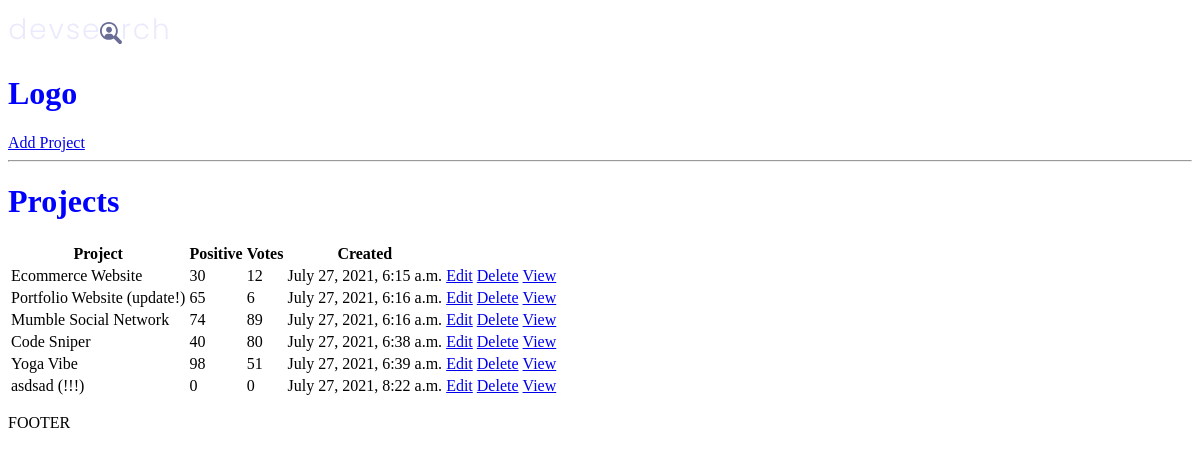
Before: / with the older database file.
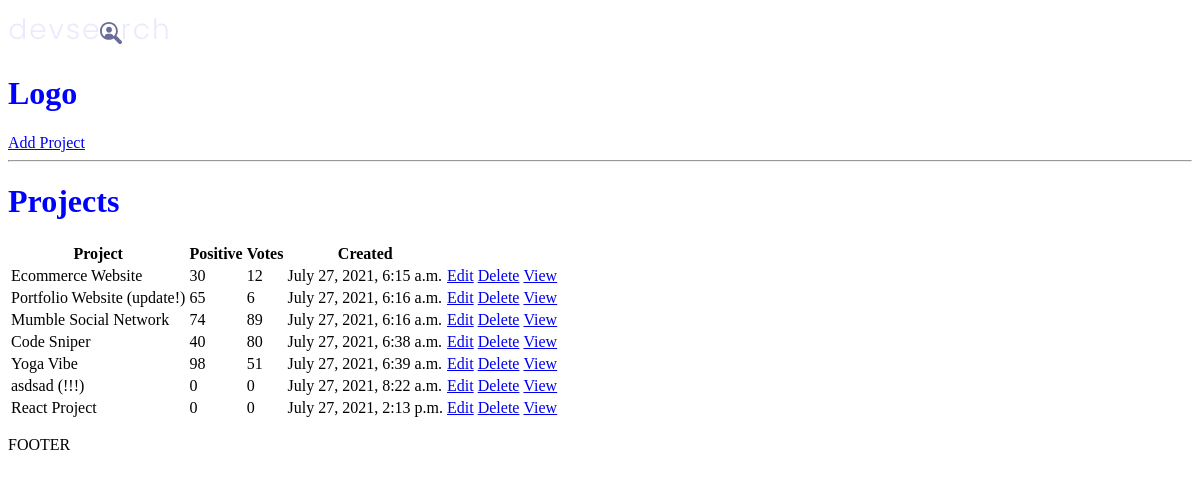
After: the same page with the newer database file.
### projects/models.py (models this page shows, shortened)
class Project(models.Model):
    title = models.CharField(max_length=200)
    description = models.TextField(null=True, blank=True)
    featured_image = models.ImageField(null=True, blank=True, default='default.jpg')
    demo_link = models.CharField(max_length=2000, null=True, blank=True)
    source_link = models.CharField(max_length=2000, null=True, blank=True)
    tags = models.ManyToManyField('Tag', blank=True)
    vote_ratio = models.IntegerField(default=0, null=True, blank=True)
    vote_total = models.IntegerField(default=0, null=True, blank=True)
    created = models.DateTimeField(auto_now_add=True)
    id = models.UUIDField(
        default=uuid.uuid4,
        unique=True,
        primary_key=True,
        editable=False
    )

### projects/views.py (the view)
# urls.py: path('', include('projects.urls'))
def projects(request):
    projects = Project.objects.all()
    context = { 'projects': projects }
    return render(request, 'projects/projects.html', context)

### projects/templates/projects/projects.html
{% extends 'main.html' %}
{% block content %}
<h1>Projects</h1>
<table>
    <tr>
        <th>Project</th>
        <th>Positive</th>
        <th>Votes</th>
        <th>Created</th>
        <th></th>
        <th></th>
    </tr>
    {% for project in projects %}
        <tr>
            <td>{{ project.title}}</td>
            <td>{{ project.vote_total}}</td>
            <td>{{ project.vote_ratio}}</td>
            <td>{{ project.created}}</td>
            <td><a href="{% url 'update-project' project.id %}">Edit</a></td>
            <td><a href="{% url 'delete-project' project.id %}">Delete</a></td>
            <td><a href="{% url 'project' project.id %}">View</a></td>
        </tr>
    {% endfor %}
</table>
{% endblock content %}

### templates/main.html (shortened to what this page needs)
<!DOCTYPE html>
{% load static %}
<html lang="en">
<head>
    <link rel='stylesheet' type="text/css" media="screen" href="{% static 'styles/main.css' %}">
</head>
<body>
    {% include 'navbar.html' %}
    {% block content %}
    {% endblock content %}
    <p>FOOTER</p>
</body>
</html>

### templates/navbar.html
{% load static %}
<img src="{% static 'images/logo.svg' %}" >
<h1>Logo</h1>
<a href="{% url 'create-project' %}">Add Project</a>
<hr>

### static/styles/main.css (style rules this page uses)
h1 { color: blue; }

Changed rows visible on the page:
added Project: title "React Project", vote_total "0", vote_ratio "0", created "July 27, 2021, 2:13 p.m."
